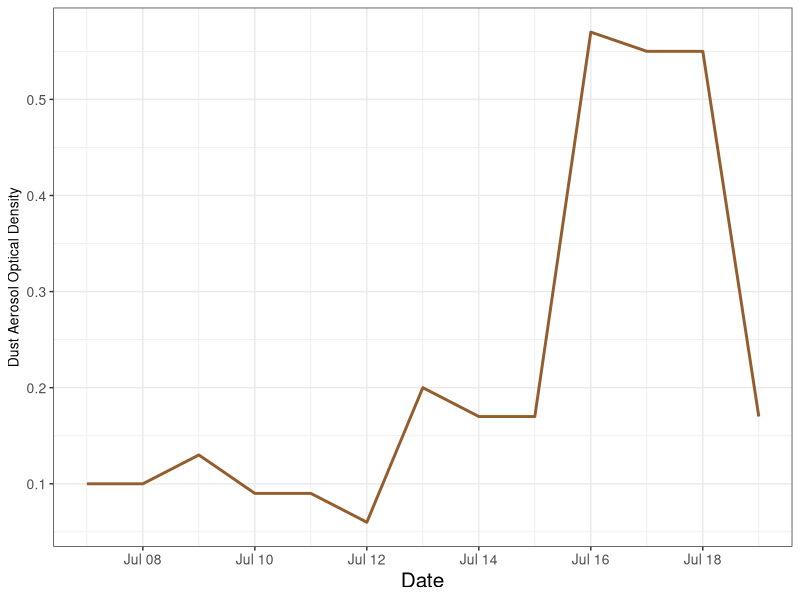
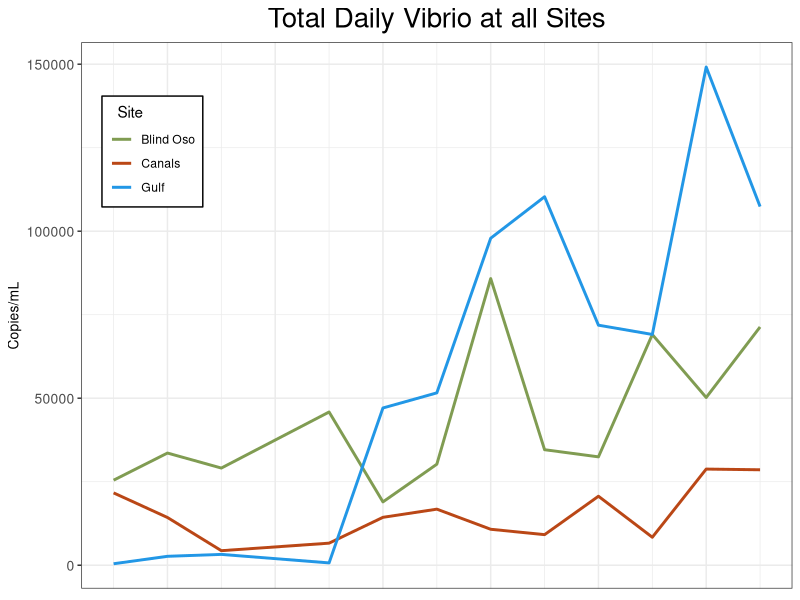
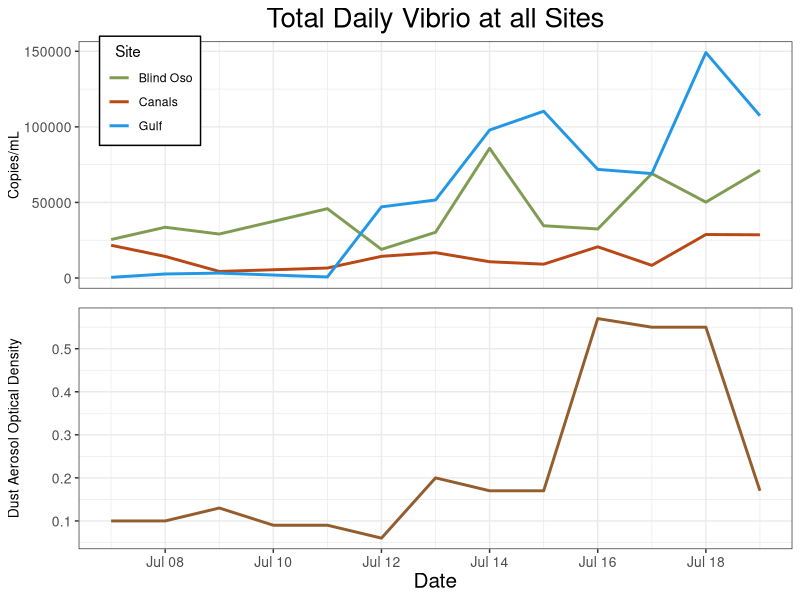
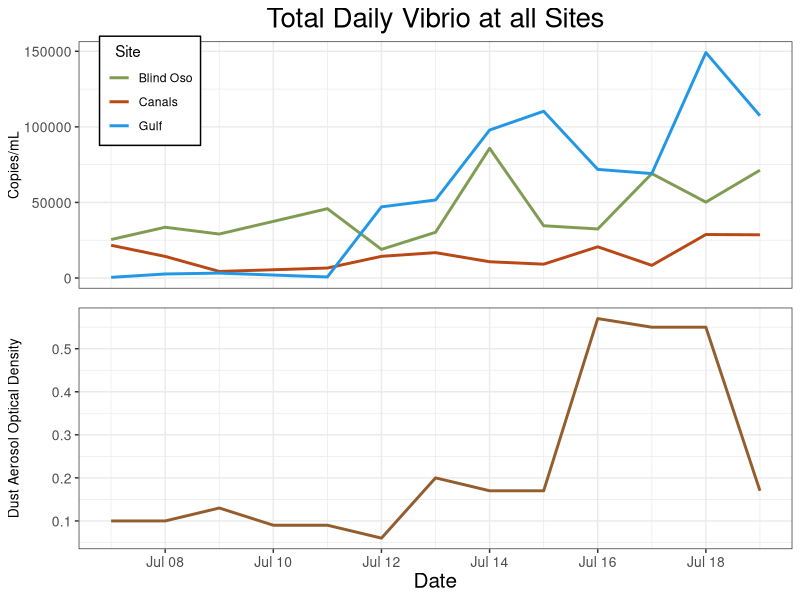

R code for these plots, in order:
## ---- chunk 1
library(here)
library(tidyverse)
library(ggpubr)
## ---- chunk 2
dust_sum<-read_csv(here("data", "processed_data", "dust_master.csv")) 
copies<- read_csv(here("data", "processed_data", "total_clean_copies.csv")) 
## ---- chunk 3
daily_dust_sum<- dust_sum %>%
  filter(between(date, as.Date('2022-07-07'), as.Date('2022-07-19'))) 

copies_d <- copies %>%
  filter(Type %in% "Daily") %>%
  mutate(site = recode(site, "BO" = "Blind Oso",
                             "C2" = "Canals",
                            "RD" = "Gulf"))

## ---- chunk 4
dust_fig<- daily_dust_sum %>% ggplot() +geom_line(
  aes(x = date,
      y = t7sum),
  color = "#935d2e",
  size = 1)+
  theme_bw()+
  labs(
    x = "Date",
    y = "Dust Aerosol Optical Density")+
  theme(
    axis.title.y = element_text(size = 10),
    axis.text.y = element_text(size = 10),
    axis.title.x = element_text(size = 15),
    axis.text.x = element_text(size = 10))
  

dust_fig
## ---- chunk 5
tot_vib<- copies_d %>% ggplot()+geom_line(
  aes(x = date,
      y = copies_mL,
      color = site),
  size = 1) +
  theme_bw()+
  labs(
    x = "Date",
    y = "Copies/mL",
    title = "Total Daily Vibrio at all Sites",
    color = "  Site") +
  theme(
    plot.title = element_text(hjust = 0.5, size = 20),  #center title
    axis.text.x = element_blank(),
    axis.title.x = element_blank(),
    axis.ticks.x = element_blank(),
    axis.title.y = element_text(size = 10),
    axis.text.y = element_text(size = 10),
    legend.position = c(0.1, 0.8),
    legend.background = element_rect(colour = 'black', fill = 'white', linetype='solid')) + #Moves legend onto plot 
  scale_color_manual(values = c("Blind Oso" = "#809C52",
                                "Canals" = "#ba4716",
                                "Gulf" = "4c848c"))

tot_vib
## ---- chunk 6
fig<- ggarrange(tot_vib, dust_fig + font("x.text", size = 10), ncol = 1, nrow = 2,align = "v")

fig
## ---- chunk 7
png(file = here("results", "plots", "vib_dust_daily.png"))
fig
dev.off()
